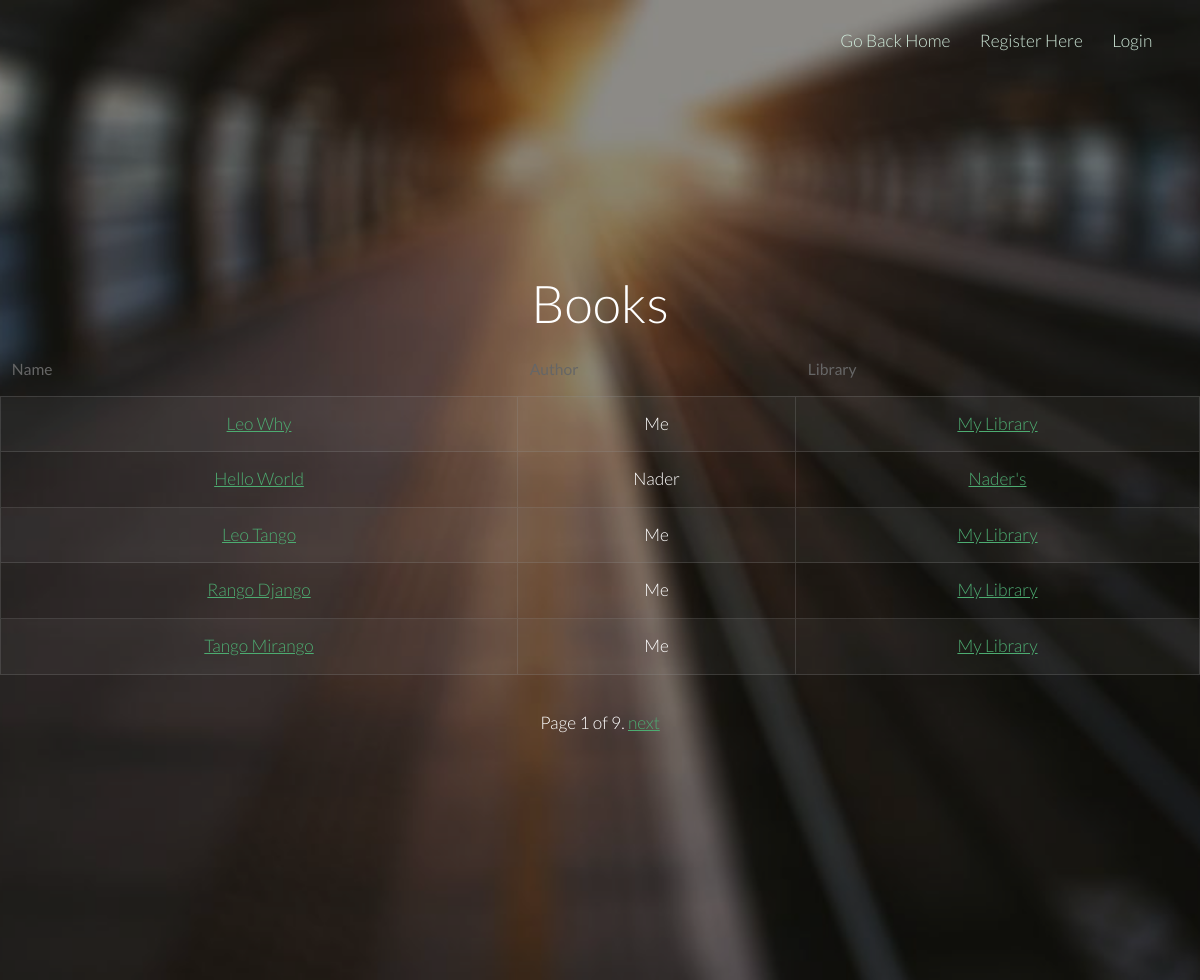
/main/book-list/, run on an earlier commit of the app's database.
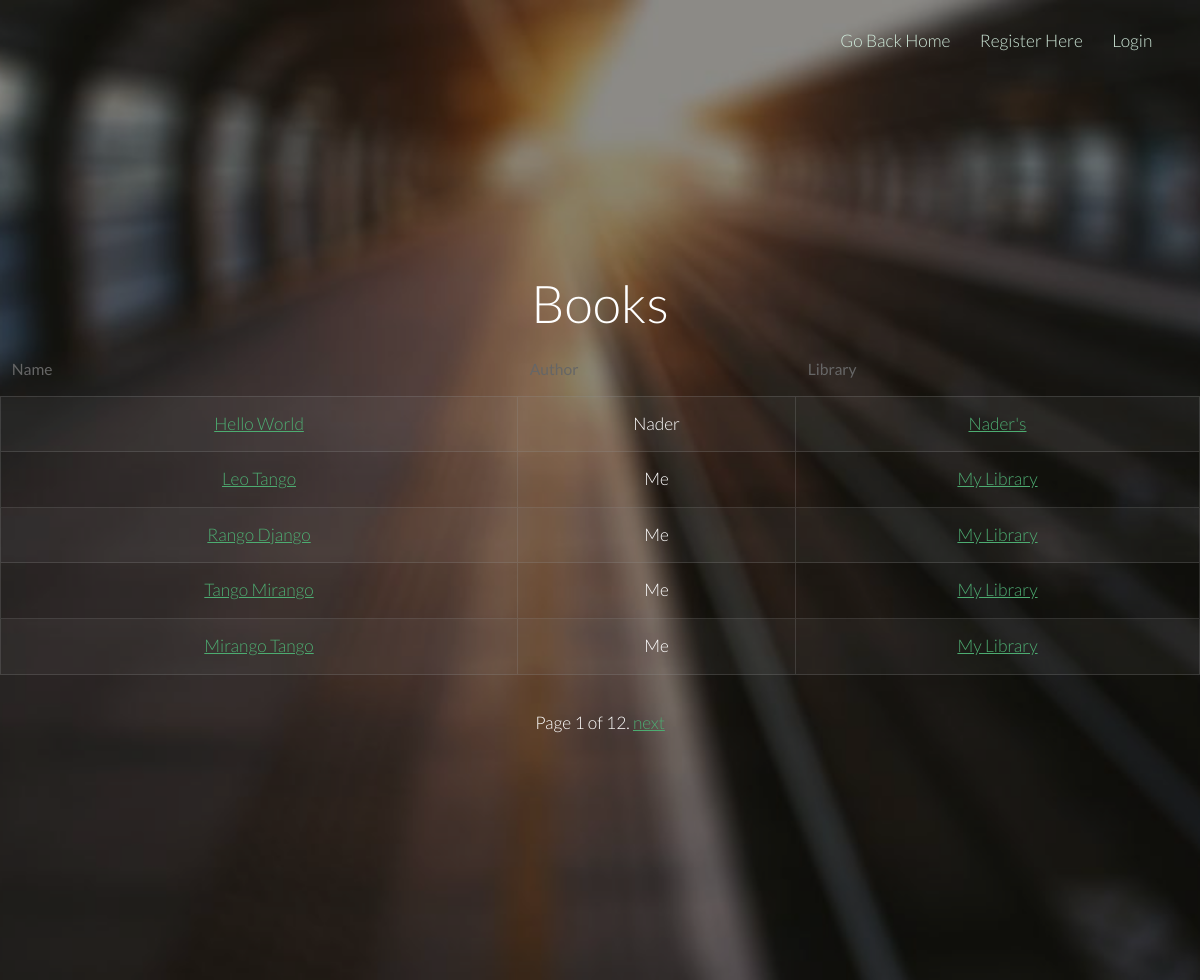
And on a later commit of the database.
### main/models.py (models this page shows, shortened)
class Book(models.Model):
    name = models.CharField(max_length=128, unique=True, null=False)
    author = models.CharField(max_length=128, unique=False)
    library = models.ForeignKey(Library)
    slug = models.SlugField(unique=False)

class Library(models.Model):
    name = models.CharField(max_length=128, unique=True, null=False)
    location = models.CharField(max_length=128)
    owner = models.OneToOneField(User)
    slug = models.SlugField(unique=False)

### main/views.py (the view)
class BookListView(PaginateMixin, ListView):
    model = Book
    template_name = "main/book_list.html"
    context_object_name = "books"
    def get_context_data(self, **kwargs):
        context = super(BookListView, self).get_context_data(**kwargs)
        if self.request.user.is_authenticated():
            current_user_id = self.request.user
            context['count'] = NotificationCenter.objects.filter(
                                receiver_id=current_user_id,
                                read=0).count()
        return context

### templates/main/book_list.html (shortened to what this page needs)
<!DOCTYPE html>
{% load staticfiles %}
<html>
	<head>
		<link rel="stylesheet" href="{% static "css/skel.css" %}" />
		<link rel="stylesheet" href="{% static "css/style.css" %}" />
		<link rel="stylesheet" href="{% static "css/style-xlarge.css" %}" />
	</head>
	<body class="landing">
		<header id="header">
			<nav id="nav">
				{% if user.is_authenticated %}
					<ul>
						<li><a href="/main/">Go Back Home</a></li>
						<li><a href="/messages/inbox/">Inbox</a></li>
						<li><a href="{% url "notification-list" %}">{{ count }} new notifications</a></li>
						<li><a href="{% url "logout" %}">Logout</a></li>
					</ul>
				{% else %}
					<ul>
						<li><a href="/main/">Go Back Home</a></li>
						<li><a href="/main/register/">Register Here</a></li>
						<li><a href="{% url "login" %}">Login</a></li>
					</ul>
				{% endif %}
			</nav>
		</header>
		<section id="banner" class="wrapper">
			<div class="container">
				<section>
					<h2>Books</h2>
					<div class="table-wrapper">
						{% block content %}
							<table class="alt">
								<thead>
									<tr>
										<th>Name</th>
										<th>Author</th>
										<th>Library</th>
									</tr>
								</thead>
								<tbody>
								{% for book in object_list %}
									<tr>
										<td><a href="{% url "book-detail" book.library.slug book.slug %}">{{ book.name }}</a></td>
										<td>{{ book.author }}</td>
										<td><a href="{% url "library-detail" book.library.slug %}">{{ book.library.name }}</a></td>
									</tr>
									{% endfor %}
								</tbody>
							</table>
						{% endblock %}
					</div>
				</section>
			</div>
			<div class="pagination">
			    <span class="step-links">
			        <span class="current">
			            Page {{ page_obj.number }} of {{ page_obj.paginator.num_pages }}.
			        </span>
			        {% if page_obj.has_next %}
			            <a href="?page={{ page_obj.next_page_number }}">next</a>
			        {% endif %}
			    </span>
			</div>
		</section>
	</body>
</html>

What changed in the data, as far as the page shows it:
removed Book: name "Leo Why", author "Me", library.name "My Library"
now on this page (row unchanged): Book: name "Mirango Tango", author "Me", library.name "My Library"
Also different on the page:
{{ page_obj.paginator.num_pages }}: "9" → "12"
